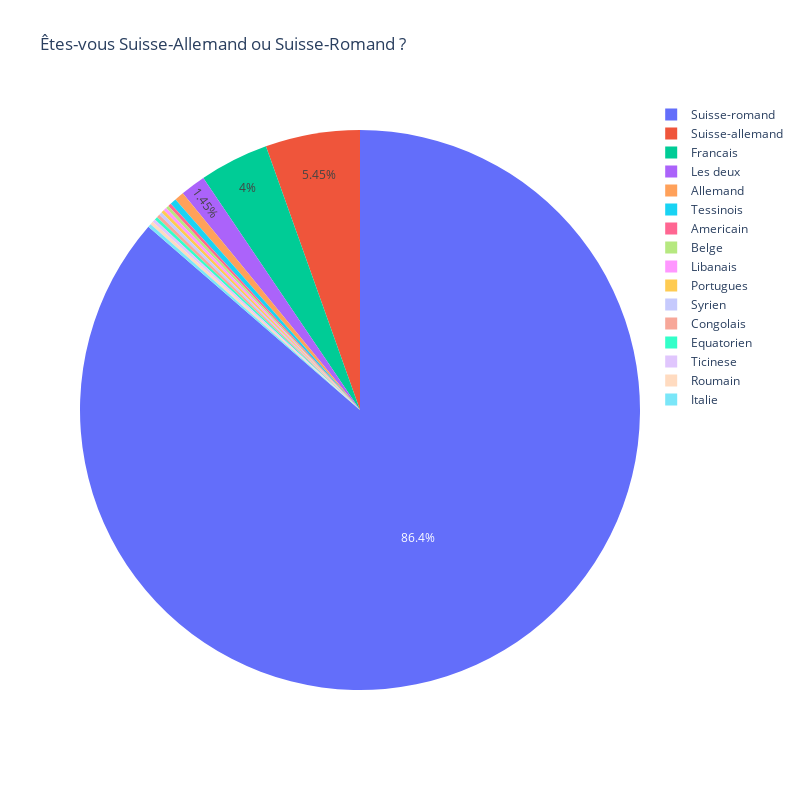

Source (notebook cell):
### Code cell
# pie plot of the origin of the data
fig = px.pie(data_origin, values=data_origin.values, names=data_origin.index, title=cols[1], width=800, height=800)

fig.update_traces(textposition='inside')
fig.update_layout(uniformtext_minsize=12, uniformtext_mode='hide')

# show the plot

fig.show()

### Figure 1 — Plotly figure (JSON) as saved in the notebook; plotly's stock layout.template omitted (floating-point values rounded to 4 significant figures)
{"data": [{"domain": {"x": [0, 1], "y": [0, 1]}, "hovertemplate": "index=%{label}<br>value=%{value}<extra></extra>", "labels": ["Suisse-romand", "Suisse-allemand", "Francais", "Les deux", "Allemand", "Tessinois", "Americain", "Belge", "Libanais", "Portugues", "Syrien", "Congolais", "Equatorien", "Ticinese", "Roumain", "Italie"], "legendgroup": "", "name": "", "showlegend": true, "textposition": "inside", "type": "pie", "values": [475, 30, 22, 8, 3, 2, 1, 1, 1, 1, 1, 1, 1, 1, 1, 1]}], "layout": {"height": 800, "legend": {"tracegroupgap": 0}, "title": {"text": "Êtes-vous Suisse-Allemand ou Suisse-Romand ?"}, "uniformtext": {"minsize": 12, "mode": "hide"}, "width": 800}}
